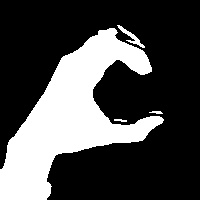
#> input picture Sample_Images/C.jpeg, 200 x 200 px, given in place of the camera
$ python captureHandGesture.py
#> lines starting #> are read from the running program, lines starting #| are printed output that depends on the picture; after the words box and inside, x2 and y2 are one past the last pixel; in counts of white or black regions, pixels touching at a corner belong together
import cv2
import imutils
import numpy as np
from sklearn.metrics import pairwise

bg = None

# Function - To find the running average over the background
def run_avg(image, accumWeight):
    global bg
    if bg is None:
        bg = image.copy().astype("float")
        return
    cv2.accumulateWeighted(image, bg, accumWeight)

# Function - To segment the region of hand in the image
def segment(image, threshold=30):
    global bg
    diff = cv2.absdiff(bg.astype("uint8"), image)

    thresholded = cv2.threshold(diff, threshold, 255, cv2.THRESH_BINARY)[1]

    cnts=cv2.findContours(thresholded.copy(), cv2.RETR_EXTERNAL, cv2.CHAIN_APPROX_SIMPLE)[0]

    if len(cnts) == 0:
        return
    else:
        segmented = max(cnts, key=cv2.contourArea)
        return (thresholded, segmented)

# Function - To count the number of fingers in the segmented hand region

# Main function
if __name__ == "__main__":
    accumWeight = 0.5

    camera = cv2.VideoCapture(0, cv2.CAP_DSHOW)

    top, right, bottom, left = 10, 350, 210, 550

    num_frames = 0

    imageNumber =0
    calibrated = False

    while(True):
        (grabbed, frame) = camera.read()
#> frame is the input picture: shape (200, 200, 3); min 0, max 255, mean 74

        frame = imutils.resize(frame, width=700)
#> frame: shape (700, 700, 3)

        frame = cv2.flip(frame, 1)
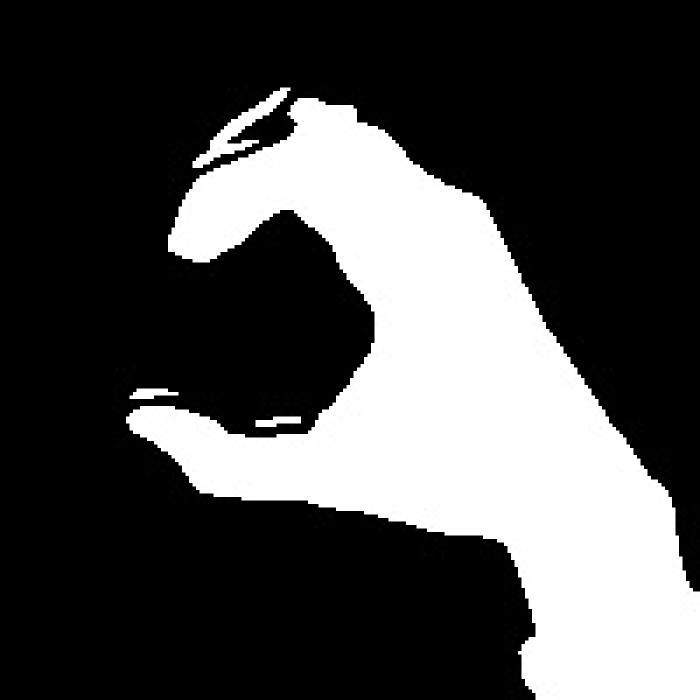
#> frame: shape (700, 700, 3); min 0, max 255, mean 74

        clone = frame.copy()

        (height, width) = frame.shape[:2]
#> height = 700; width = 700

        roi = frame[top:bottom, right:left]
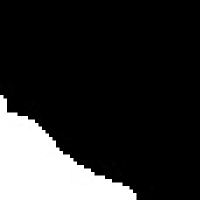
#> roi: shape (200, 200, 3); min 0, max 255, mean 43.3

        gray = cv2.cvtColor(roi, cv2.COLOR_BGR2GRAY)
        gray = cv2.GaussianBlur(gray, (7, 7), 0)

        if num_frames < 30:
            run_avg(gray, accumWeight)
            if num_frames == 1:
            	print (">>> Please wait! calibrating...")
            elif num_frames == 29:
                print (">>> Calibration successfull...")
        else:
            hand = segment(gray)

            if hand is not None:
                (thresholded, segmented) = hand

                # show the thresholded image
                cv2.imshow("Thesholded", thresholded)

                # Set the directory CORRECTLY
                directory = "C:/Users/HARSHIT/Desktop/harshit_krish"+str(imageNumber)+").jpg"
                cv2.imwrite(directory,thresholded)
                imageNumber += 1
                print(directory)

        # draw the segmented hand
        cv2.rectangle(clone, (left, top), (right, bottom), (0,255,0), 2)
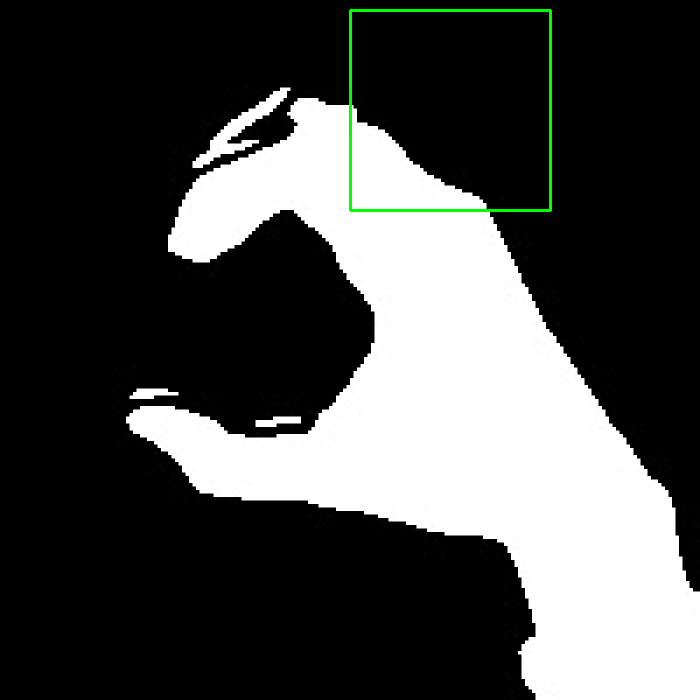
#> clone: shape (700, 700, 3); 0.49% of pixels changed, all inside (x1, y1, x2, y2) = (349, 9, 552, 212)

        num_frames += 1

        cv2.imshow("Video Feed", clone)

        keypress = cv2.waitKey(1) & 0xFF
#> (key q is pressed here)

        if keypress == ord("q"):
            break

# free up memory
camera.release()
cv2.destroyAllWindows()

$ run again, on Sample_Images/L.jpeg
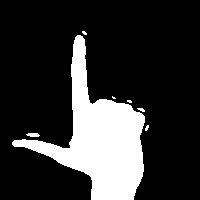
#> input picture Sample_Images/L.jpeg, 200 x 200 px, given in place of the camera
#> frame is the input picture: shape (200, 200, 3); min 0, max 255, mean 50.8
#> `gray = cv2.GaussianBlur(gray, (7, 7), 0)`:
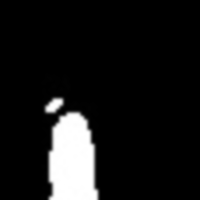
#> gray: shape (200, 200); min 0, max 255, mean 23.5
#> `cv2.rectangle(clone, (left, top), (right, bottom), (0,255,0), 2)`:
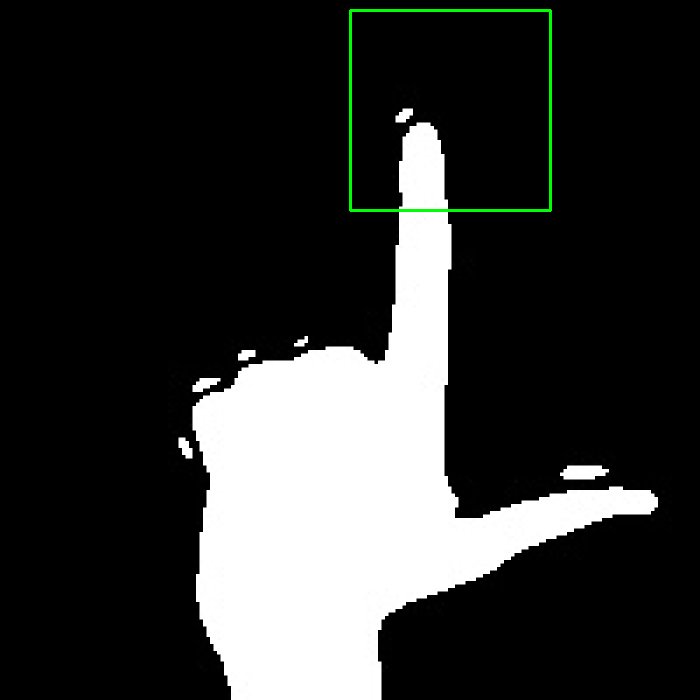
#> clone: shape (700, 700, 3); mean B, G, R 50.8, 52, 50.8
